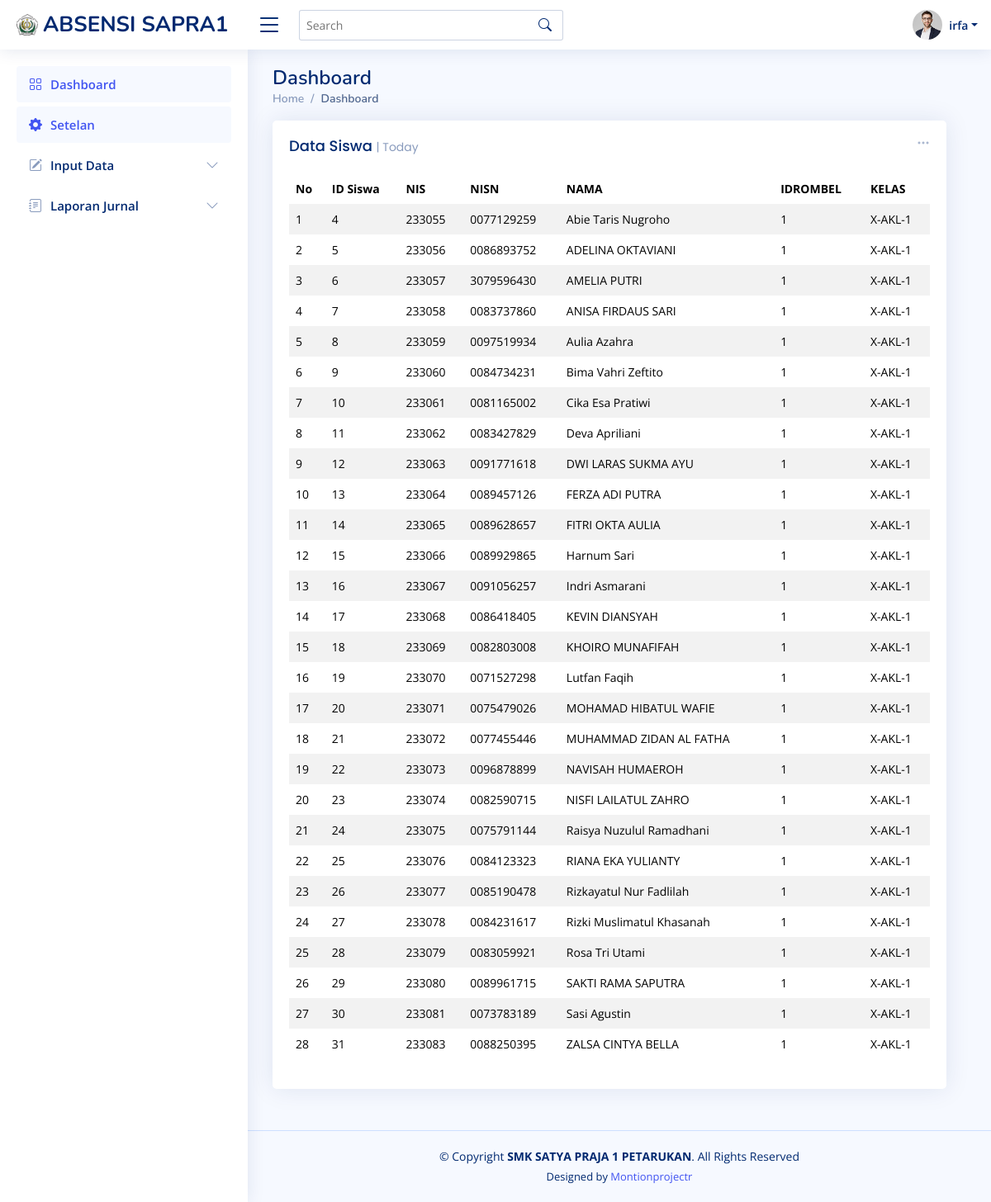
Page /pages-admin.php?page=r-kelas&idrm=1 (signed in) on the committed database.
### tables this page shows
CREATE TABLE `tb_user` (
  `id_user` int(10) NOT NULL,
  `username` varchar(15) NOT NULL,
  `password` varchar(255) NOT NULL,
  `nipy` varchar(20) NOT NULL,
  `nama_depan` varchar(10) NOT NULL,
  `nama_lengkap` varchar(50) NOT NULL
);

CREATE TABLE `tb_siswa` (
  `id_siswa` int(10) NOT NULL,
  `nis` varchar(10) NOT NULL,
  `nisn` varchar(15) NOT NULL,
  `name_siswa` varchar(50) NOT NULL,
  `id_rombel` int(10) NOT NULL
);

### data-kelas-r.php (the view, shortened to what this page needs)
<div class="row">
	<div class="col-12">
	  <div class="card recent-sales overflow-auto">
	    <div class="filter">
	      <a class="icon" href="#" data-bs-toggle="dropdown"><i class="bi bi-three-dots"></i></a>
	    </div>
	    <div class="card-body">
	      <h5 class="card-title">Data Siswa <span>| Today</span></h5>
	      <table class="table table-borderless table-striped datatable">
	        <thead>
	          <tr>
	          	<th scope="col">No</th>
	            <th scope="col">ID Siswa</th>
	            <th scope="col">NIS</th>
	            <th scope="col">NISN</th>
	            <th scope="col">NAMA</th>
	            <th scope="col">IDROMBEL</th>
	            <th scope="col">KELAS</th>
	          </tr>
	        </thead>
	        <tbody>
        	<?php
        	$query = mysqli_query($koneksi, "select id_siswa, nis, nisn, name_siswa, w.id_rombel, concat_ws('-', name_kelas, singkat_jurusan, rombel) as kelas from tb_siswa w inner join tb_kel_jur_rombel x on x.id_rombel = w.id_rombel inner join tb_kelas y on y.id_kelas = x.id_kelas inner join tb_jurusan z on z.id_jurusan = x.id_jurusan where w.id_rombel = '".$_GET['idrm']."'");
        	$no=1;
        	while ($data = mysqli_fetch_array($query)) { ?>
        		<tr>
        			<td><?= $no++; ?></td>
        			<td><?= $data['id_siswa']; ?></td>
        			<td><?= $data['nis']; ?></td>
        			<td><?= $data['nisn']; ?></td>
        			<td><?= $data['name_siswa']; ?></td>
        			<td><?= $data['id_rombel']; ?></td>
        			<td><?= $data['kelas']; ?></td>
        		</tr>
        	<?php }
        	?>
	        </tbody>
	      </table>
	    </div>
	  </div>
	</div>
</div>

### pages-admin.php (shortened to what this page needs)
<?php
require_once('pages-config.php');
$query = mysqli_query($koneksi, "select * from tb_user where id_user = '".$_SESSION['id_user']."'");
$user = mysqli_fetch_array($query);
?>
<!DOCTYPE html>
<html lang="en">
<head>
  <link href="assets/vendor/bootstrap/css/bootstrap.min.css" rel="stylesheet">
  <link href="assets/vendor/bootstrap-icons/bootstrap-icons.css" rel="stylesheet">
  <link href="assets/vendor/boxicons/css/boxicons.min.css" rel="stylesheet">
  <link href="assets/vendor/quill/quill.snow.css" rel="stylesheet">
  <link href="assets/vendor/quill/quill.bubble.css" rel="stylesheet">
  <link href="assets/vendor/remixicon/remixicon.css" rel="stylesheet">
  <link href="assets/vendor/simple-datatables/style.css" rel="stylesheet">
  <link href="assets/css/style.css" rel="stylesheet">
</head>
<body>
  <header id="header" class="header fixed-top d-flex align-items-center">
    <div class="d-flex align-items-center justify-content-between">
      <a href="index.html" class="logo d-flex align-items-center">
        <img src="assets/img/logosp1.jpg" alt="">
        <span class="d-none d-lg-block">ABSENSI SAPRA1</span>
      </a>
      <i class="bi bi-list toggle-sidebar-btn"></i>
    </div>
    <div class="search-bar">
      <form class="search-form d-flex align-items-center" method="POST" action="#">
        <input type="text" name="query" placeholder="Search" title="Enter search keyword">
        <button type="submit" title="Search"><i class="bi bi-search"></i></button>
      </form>
    </div>
    <nav class="header-nav ms-auto">
      <ul class="d-flex align-items-center">
        <li class="nav-item dropdown pe-3">
          <a class="nav-link nav-profile d-flex align-items-center pe-0" href="#" data-bs-toggle="dropdown">
            <img src="assets/img/profile-img.jpg" alt="Profile" class="rounded-circle">
            <span class="d-none d-md-block dropdown-toggle ps-2"><?= $user['nama_depan']; ?></span>
          </a>
        </li>
      </ul>
    </nav>
  </header>
  <aside id="sidebar" class="sidebar">
    <ul class="sidebar-nav" id="sidebar-nav">
      <li class="nav-item">
        <a class="nav-link" href="pages-admin.php">
          <i class="bi bi-grid"></i>
          <span>Dashboard</span>
        </a>
      </li>
      <li class="nav-item">
        <a class="nav-link" href="#">
          <i class="bi bi-gear-fill"></i>
          <span>Setelan</span>
        </a>
      </li>
      <li class="nav-item">
        <a class="nav-link collapsed" data-bs-target="#components-nav" data-bs-toggle="collapse" href="#">
          <i class="bi bi-pencil-square"></i><span>Input Data</span><i class="bi bi-chevron-down ms-auto"></i>
        </a>
      </li>
      <li class="nav-item">
        <a class="nav-link collapsed" data-bs-target="#forms-nav" data-bs-toggle="collapse" href="#">
          <i class="bi bi-journal-text"></i><span>Laporan Jurnal</span><i class="bi bi-chevron-down ms-auto"></i>
        </a>
      </li>
    </ul>
  </aside>
  <main id="main" class="main">
    <div class="pagetitle">
      <h1>Dashboard</h1>
      <nav>
        <ol class="breadcrumb">
          <li class="breadcrumb-item"><a href="index.html">Home</a></li>
          <li class="breadcrumb-item active">Dashboard</li>
        </ol>
      </nav>
    </div>
    <section class="section dashboard">
      <div class="row">
        <?php
        if (isset($_GET['page'])) {
          $pages = $_GET['page'];
          switch ($pages) {
            case 'r-kelas':
              require_once('data-kelas-r.php');
              break;
          }
        }else{
          require_once('pages-adm-home.php');
        }
        ?>
      </div>
    </section>
  </main>
  <footer id="footer" class="footer">
    <div class="copyright">
      &copy; Copyright <strong><span>SMK SATYA PRAJA 1 PETARUKAN</span></strong>. All Rights Reserved
    </div>
    <div class="credits">
      Designed by <a href="#">Montionprojectr</a>
    </div>
  </footer>
</body>
</html>

### assets/css/style.css (style rules this page uses)
:root { scroll-behavior: smooth; }
body { font-family: "Open Sans", sans-serif; background: #f6f9ff; color: #444444; }
a { color: #4154f1; text-decoration: none; }
h1, h2, h3, h4, h5, h6 { font-family: "Nunito", sans-serif; }
#main { margin-top: 60px; padding: 20px 30px; transition: all 0.3s; }
.pagetitle { margin-bottom: 10px; }
.pagetitle h1 { font-size: 24px; margin-bottom: 0; font-weight: 600; color: #012970; }
.card { margin-bottom: 30px; border: none; border-radius: 5px; box-shadow: 0px 0 30px rgba(1, 41, 112, 0.1); }
.card-title { padding: 20px 0 15px 0; font-size: 18px; font-weight: 500; color: #012970; font-family: "Poppins", sans-serif; }
.card-title span { color: #899bbd; font-size: 14px; font-weight: 400; }
.card-body { padding: 0 20px 20px 20px; }
.breadcrumb { font-size: 14px; font-family: "Nunito", sans-serif; color: #899bbd; font-weight: 600; }
.breadcrumb a { color: #899bbd; transition: 0.3s; }
.breadcrumb .breadcrumb-item::before { color: #899bbd; }
.breadcrumb .active { color: #51678f; font-weight: 600; }
.logo { line-height: 1; }
@media (min-width: 1200px) { .logo { width: 280px; } }
.logo img { max-height: 26px; margin-right: 6px; }
.logo span { font-size: 26px; font-weight: 700; color: #012970; font-family: "Nunito", sans-serif; }
.header { transition: all 0.5s; z-index: 997; height: 60px; box-shadow: 0px 2px 20px rgba(1, 41, 112, 0.1); background-color: #fff; padding-left: 20px; }
.header .toggle-sidebar-btn { font-size: 32px; padding-left: 10px; cursor: pointer; color: #012970; }
.header .search-bar { min-width: 360px; padding: 0 20px; }
.header .search-form { width: 100%; }
.header .search-form input { border: 0; font-size: 14px; color: #012970; border: 1px solid rgba(1, 41, 112, 0.2); padding: 7px 38px 7px 8px; border-radius: 3px; transition: 0.3s; width: 100%; }
.header .search-form button { border: 0; padding: 0; margin-left: -30px; background: none; }
.header .search-form button i { color: #012970; }
.header-nav ul { list-style: none; }
.header-nav>ul { margin: 0; padding: 0; }
.header-nav .nav-profile { color: #012970; }
.header-nav .nav-profile img { max-height: 36px; }
.header-nav .nav-profile span { font-size: 14px; font-weight: 600; }
.sidebar { position: fixed; top: 60px; left: 0; bottom: 0; width: 300px; z-index: 996; transition: all 0.3s; padding: 20px; overflow-y: auto; scrollbar-width: thin; scrollbar-color: #aab7cf transparent; box-shadow: 0px 0px 20px rgba(1, 41, 112, 0.1); background-color: #fff; }
@media (min-width: 1200px) { #main, #footer { margin-left: 300px; } }
.sidebar-nav { padding: 0; margin: 0; list-style: none; }
.sidebar-nav li { padding: 0; margin: 0; list-style: none; }
.sidebar-nav .nav-item { margin-bottom: 5px; }
.sidebar-nav .nav-link { display: flex; align-items: center; font-size: 15px; font-weight: 600; color: #4154f1; transition: 0.3; background: #f6f9ff; padding: 10px 15px; border-radius: 4px; }
.sidebar-nav .nav-link i { font-size: 16px; margin-right: 10px; color: #4154f1; }
.sidebar-nav .nav-link.collapsed { color: #012970; background: #fff; }
.sidebar-nav .nav-link.collapsed i { color: #899bbd; }
.sidebar-nav .nav-link .bi-chevron-down { margin-right: 0; transition: transform 0.2s ease-in-out; }
.dashboard .filter { position: absolute; right: 0px; top: 15px; }
.dashboard .filter .icon { color: #aab7cf; padding-right: 20px; padding-bottom: 5px; transition: 0.3s; font-size: 16px; }
.dashboard .recent-sales { font-size: 14px; }
.dashboard .recent-sales .table thead { background: #f6f6fe; }
.dashboard .recent-sales .table thead th { border: 0; }
.footer { padding: 20px 0; font-size: 14px; transition: all 0.3s; border-top: 1px solid #cddfff; }
.footer .copyright { text-align: center; color: #012970; }
.footer .credits { padding-top: 5px; text-align: center; font-size: 13px; color: #012970; }

### rows in the picture
tb_user: nama_depan "irfa"
tb_siswa: id_siswa "4", nis "233055", nisn "0077129259", name_siswa "Abie Taris Nugroho", id_rombel "1", kelas "X-AKL-1"
tb_siswa: id_siswa "5", nis "233056", nisn "0086893752", name_siswa "ADELINA OKTAVIANI", id_rombel "1", kelas "X-AKL-1"
tb_siswa: id_siswa "6", nis "233057", nisn "3079596430", name_siswa "AMELIA PUTRI", id_rombel "1", kelas "X-AKL-1"
tb_siswa: id_siswa "7", nis "233058", nisn "0083737860", name_siswa "ANISA FIRDAUS SARI", id_rombel "1", kelas "X-AKL-1"
tb_siswa: id_siswa "8", nis "233059", nisn "0097519934", name_siswa "Aulia Azahra", id_rombel "1", kelas "X-AKL-1"
tb_siswa: id_siswa "9", nis "233060", nisn "0084734231", name_siswa "Bima Vahri Zeftito", id_rombel "1", kelas "X-AKL-1"
tb_siswa: id_siswa "10", nis "233061", nisn "0081165002", name_siswa "Cika Esa Pratiwi", id_rombel "1", kelas "X-AKL-1"
tb_siswa: id_siswa "11", nis "233062", nisn "0083427829", name_siswa "Deva Apriliani", id_rombel "1", kelas "X-AKL-1"
tb_siswa: id_siswa "12", nis "233063", nisn "0091771618", name_siswa "DWI LARAS SUKMA AYU", id_rombel "1", kelas "X-AKL-1"
tb_siswa: id_siswa "13", nis "233064", nisn "0089457126", name_siswa "FERZA ADI PUTRA", id_rombel "1", kelas "X-AKL-1"
tb_siswa: id_siswa "14", nis "233065", nisn "0089628657", name_siswa "FITRI OKTA AULIA", id_rombel "1", kelas "X-AKL-1"
tb_siswa: id_siswa "15", nis "233066", nisn "0089929865", name_siswa "Harnum Sari", id_rombel "1", kelas "X-AKL-1"
tb_siswa: id_siswa "16", nis "233067", nisn "0091056257", name_siswa "Indri Asmarani", id_rombel "1", kelas "X-AKL-1"
tb_siswa: id_siswa "17", nis "233068", nisn "0086418405", name_siswa "KEVIN DIANSYAH", id_rombel "1", kelas "X-AKL-1"
tb_siswa: id_siswa "18", nis "233069", nisn "0082803008", name_siswa "KHOIRO MUNAFIFAH", id_rombel "1", kelas "X-AKL-1"
tb_siswa: id_siswa "19", nis "233070", nisn "0071527298", name_siswa "Lutfan Faqih", id_rombel "1", kelas "X-AKL-1"
tb_siswa: id_siswa "20", nis "233071", nisn "0075479026", name_siswa "MOHAMAD HIBATUL WAFIE", id_rombel "1", kelas "X-AKL-1"
tb_siswa: id_siswa "21", nis "233072", nisn "0077455446", name_siswa "MUHAMMAD ZIDAN AL FATHA", id_rombel "1", kelas "X-AKL-1"
tb_siswa: id_siswa "22", nis "233073", nisn "0096878899", name_siswa "NAVISAH HUMAEROH", id_rombel "1", kelas "X-AKL-1"
tb_siswa: id_siswa "23", nis "233074", nisn "0082590715", name_siswa "NISFI LAILATUL ZAHRO", id_rombel "1", kelas "X-AKL-1"
tb_siswa: id_siswa "24", nis "233075", nisn "0075791144", name_siswa "Raisya Nuzulul Ramadhani", id_rombel "1", kelas "X-AKL-1"
tb_siswa: id_siswa "25", nis "233076", nisn "0084123323", name_siswa "RIANA EKA YULIANTY", id_rombel "1", kelas "X-AKL-1"
tb_siswa: id_siswa "26", nis "233077", nisn "0085190478", name_siswa "Rizkayatul Nur Fadlilah", id_rombel "1", kelas "X-AKL-1"
tb_siswa: id_siswa "27", nis "233078", nisn "0084231617", name_siswa "Rizki Muslimatul Khasanah", id_rombel "1", kelas "X-AKL-1"
tb_siswa: id_siswa "28", nis "233079", nisn "0083059921", name_siswa "Rosa Tri Utami", id_rombel "1", kelas "X-AKL-1"
tb_siswa: id_siswa "29", nis "233080", nisn "0089961715", name_siswa "SAKTI RAMA SAPUTRA", id_rombel "1", kelas "X-AKL-1"
tb_siswa: id_siswa "30", nis "233081", nisn "0073783189", name_siswa "Sasi Agustin", id_rombel "1", kelas "X-AKL-1"
tb_siswa: id_siswa "31", nis "233083", nisn "0088250395", name_siswa "ZALSA CINTYA BELLA", id_rombel "1", kelas "X-AKL-1"
